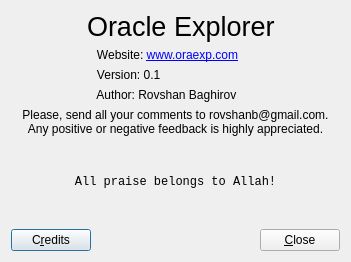
<?xml version="1.0" encoding="UTF-8"?>
<ui version="4.0">
 <class>AboutDialog</class>
 <widget class="QDialog" name="AboutDialog">
  <property name="geometry">
   <rect>
    <x>0</x>
    <y>0</y>
    <width>351</width>
    <height>262</height>
   </rect>
  </property>
  <property name="windowTitle">
   <string>About Application</string>
  </property>
  <property name="windowIcon">
   <iconset resource="../images.qrc">
    <normaloff>:/images/about.png</normaloff>:/images/about.png</iconset>
  </property>
  <layout class="QVBoxLayout" name="verticalLayout_4">
   <item>
    <layout class="QVBoxLayout" name="verticalLayout_3">
     <item>
      <layout class="QVBoxLayout" name="verticalLayout_2">
       <item>
        <layout class="QHBoxLayout" name="horizontalLayout">
         <item>
          <widget class="QLabel" name="label_2">
           <property name="maximumSize">
            <size>
             <width>70</width>
             <height>64</height>
            </size>
           </property>
           <property name="text">
            <string/>
           </property>
           <property name="pixmap">
            <pixmap resource="../images.qrc">:/images/database.ico</pixmap>
           </property>
           <property name="scaledContents">
            <bool>false</bool>
           </property>
          </widget>
         </item>
         <item>
          <layout class="QVBoxLayout" name="verticalLayout">
           <item>
            <widget class="QLabel" name="label">
             <property name="font">
              <font>
               <family>Arial</family>
               <pointsize>20</pointsize>
              </font>
             </property>
             <property name="text">
              <string>Oracle Explorer</string>
             </property>
            </widget>
           </item>
           <item>
            <widget class="QLabel" name="websiteLabel">
             <property name="text">
              <string>&lt;!DOCTYPE HTML PUBLIC &quot;-//W3C//DTD HTML 4.0//EN&quot; &quot;http://www.w3.org/TR/REC-html40/strict.dtd&quot;&gt;
&lt;html&gt;&lt;head&gt;&lt;meta name=&quot;qrichtext&quot; content=&quot;1&quot; /&gt;&lt;style type=&quot;text/css&quot;&gt;
p, li { white-space: pre-wrap; }
&lt;/style&gt;&lt;/head&gt;&lt;body style=&quot; font-family:'Droid Sans'; font-weight:400; font-style:normal;&quot;&gt;
&lt;p style=&quot; margin-top:0px; margin-bottom:0px; margin-left:0px; margin-right:0px; -qt-block-indent:0; text-indent:0px;&quot;&gt;   Website: &lt;a href=&quot;http://www.oraexp.com&quot;&gt;&lt;span style=&quot; text-decoration: underline; color:#0000ff;&quot;&gt;www.oraexp.com&lt;/span&gt;&lt;/a&gt;&lt;/p&gt;&lt;/body&gt;&lt;/html&gt;</string>
             </property>
            </widget>
           </item>
           <item>
            <widget class="QLabel" name="label_3">
             <property name="text">
              <string>   Version: 0.1</string>
             </property>
            </widget>
           </item>
           <item>
            <widget class="QLabel" name="label_4">
             <property name="text">
              <string>   Author: Rovshan Baghirov</string>
             </property>
            </widget>
           </item>
          </layout>
         </item>
        </layout>
       </item>
       <item>
        <widget class="QLabel" name="infoLabel">
         <property name="font">
          <font>
           <family>Arial</family>
          </font>
         </property>
         <property name="text">
          <string>&lt;!DOCTYPE HTML PUBLIC &quot;-//W3C//DTD HTML 4.0//EN&quot; &quot;http://www.w3.org/TR/REC-html40/strict.dtd&quot;&gt;
&lt;html&gt;&lt;head&gt;&lt;meta name=&quot;qrichtext&quot; content=&quot;1&quot; /&gt;&lt;style type=&quot;text/css&quot;&gt;
p, li { white-space: pre-wrap; }
&lt;/style&gt;&lt;/head&gt;&lt;body style=&quot; font-family:'Droid Sans'; font-weight:400; font-style:normal;&quot;&gt;
&lt;p align=&quot;center&quot; style=&quot; margin-top:0px; margin-bottom:0px; margin-left:0px; margin-right:0px; -qt-block-indent:0; text-indent:0px;&quot;&gt;&lt;span&gt;Please, send all your comments to &lt;/span&gt;&lt;a href=&quot;mailto:rovshanb@gmail.com?subject=Oracle Explorer - feedback&quot;&gt;&lt;span text-decoration: underline; color:#0000ff;&quot;&gt;rovshanb@gmail.com&lt;/span&gt;&lt;/a&gt;&lt;span&gt;. Any positive or negative feedback is highly appreciated.&lt;/span&gt;&lt;/p&gt;&lt;/body&gt;&lt;/html&gt;</string>
         </property>
         <property name="wordWrap">
          <bool>true</bool>
         </property>
         <property name="textInteractionFlags">
          <set>Qt::LinksAccessibleByMouse|Qt::TextSelectableByKeyboard|Qt::TextSelectableByMouse</set>
         </property>
        </widget>
       </item>
      </layout>
     </item>
     <item>
      <widget class="QLabel" name="label_5">
       <property name="font">
        <font>
         <family>Monospace</family>
        </font>
       </property>
       <property name="text">
        <string>&lt;!DOCTYPE HTML PUBLIC &quot;-//W3C//DTD HTML 4.0//EN&quot; &quot;http://www.w3.org/TR/REC-html40/strict.dtd&quot;&gt;
&lt;html&gt;&lt;head&gt;&lt;meta name=&quot;qrichtext&quot; content=&quot;1&quot; /&gt;&lt;style type=&quot;text/css&quot;&gt;
p, li { white-space: pre-wrap; }
&lt;/style&gt;&lt;/head&gt;&lt;body style=&quot; font-family:'Monospace'; font-weight:400; font-style:normal;&quot;&gt;
&lt;p align=&quot;center&quot; style=&quot; margin-top:0px; margin-bottom:0px; margin-left:0px; margin-right:0px; -qt-block-indent:0; text-indent:0px;&quot;&gt;&lt;a name=&quot;result_box&quot;&gt;&lt;/a&gt;All praise belongs to Allah!&lt;/p&gt;&lt;/body&gt;&lt;/html&gt;</string>
       </property>
      </widget>
     </item>
     <item>
      <layout class="QHBoxLayout" name="horizontalLayout_2">
       <item>
        <widget class="QPushButton" name="creditsButton">
         <property name="text">
          <string>C&amp;redits</string>
         </property>
         <property name="icon">
          <iconset resource="../images.qrc">
           <normaloff>:/images/about.png</normaloff>:/images/about.png</iconset>
         </property>
        </widget>
       </item>
       <item>
        <spacer name="horizontalSpacer">
         <property name="orientation">
          <enum>Qt::Horizontal</enum>
         </property>
         <property name="sizeHint" stdset="0">
          <size>
           <width>40</width>
           <height>20</height>
          </size>
         </property>
        </spacer>
       </item>
       <item>
        <widget class="QPushButton" name="closeButton">
         <property name="text">
          <string>&amp;Close</string>
         </property>
         <property name="icon">
          <iconset resource="../images.qrc">
           <normaloff>:/images/yes.png</normaloff>:/images/yes.png</iconset>
         </property>
        </widget>
       </item>
      </layout>
     </item>
    </layout>
   </item>
  </layout>
 </widget>
 <resources>
  <include location="../images.qrc"/>
 </resources>
 <connections/>
</ui>
